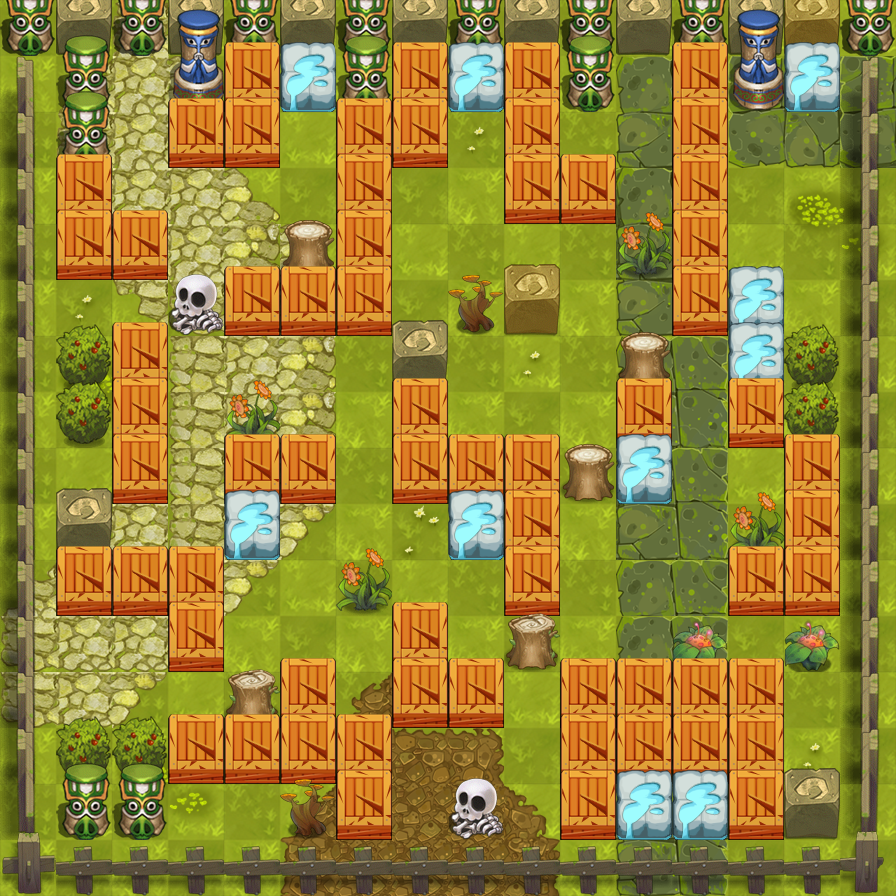

Rendered tile map (Tiled .tmx) drawn with the repository's tilesets; below, a short description and the map source with its tile grids summarised:
An orthogonal 16x16 tile map with 56x56 px tiles, 4 tile layers (collidableLayer, backgroundLayer, floor, stoneLayer), 22 tilesets and 17 objects (soldier_pos).

<map version="1.0" orientation="orthogonal" width="16" height="16" tilewidth="56" tileheight="56">
 <tileset firstgid="1" name="lv2_clmap_base" tilewidth="56" tileheight="56">
  <image source="图块资源/lv2/lv2_clmap_base.png" width="112" height="112" />
 </tileset>
 <tileset firstgid="5" name="lv2_h_wall" tilewidth="56" tileheight="172">
  <image source="图块资源/lv2/lv2_h_wall.png" width="56" height="172" />
 </tileset>
 <tileset firstgid="6" name="lv2_v_wall" tilewidth="172" tileheight="56">
  <image source="图块资源/lv2/lv2_v_wall.png" width="172" height="56" />
 </tileset>
 <tileset firstgid="7" name="meta_tiles" tilewidth="56" tileheight="56">
  <image source="图块资源/lv2/meta_tiles.png" width="112" height="56" />
  <tile id="0">
   <properties>
    <property name="move" value="false" />
   </properties>
  </tile>
  <tile id="1">
   <properties>
    <property name="move" value="true" />
   </properties>
  </tile>
 </tileset>
 <tileset firstgid="9" name="grass" tilewidth="56" tileheight="68">
  <image source="图块资源/lv2/grass.png" width="56" height="68" />
  <tile id="0">
   <properties>
    <property name="type" value="stone" />
   </properties>
  </tile>
 </tileset>
 <tileset firstgid="10" name="lv2_stone" tilewidth="56" tileheight="72">
  <image source="图块资源/lv2/lv2_stone.png" width="56" height="144" />
  <tile id="0">
   <properties>
    <property name="type" value="stone" />
   </properties>
  </tile>
  <tile id="1">
   <properties>
    <property name="type" value="stone" />
   </properties>
  </tile>
 </tileset>
 <tileset firstgid="12" name="lv2_tree" tilewidth="56" tileheight="60">
  <image source="图块资源/lv2/lv2_tree.png" width="56" height="121" />
  <tile id="0">
   <properties>
    <property name="type" value="stone" />
   </properties>
  </tile>
  <tile id="1">
   <properties>
    <property name="type" value="stone" />
   </properties>
  </tile>
 </tileset>
 <tileset firstgid="14" name="lv2_sz1" tilewidth="56" tileheight="103">
  <image source="图块资源/lv2/lv2_sz1.png" width="56" height="103" />
  <tile id="0">
   <properties>
    <property name="type" value="stone" />
   </properties>
  </tile>
 </tileset>
 <tileset firstgid="15" name="lv2_sz2" tilewidth="56" tileheight="77">
  <image source="图块资源/lv2/lv2_sz2.png" width="56" height="77" />
  <tile id="0">
   <properties>
    <property name="type" value="stone" />
   </properties>
  </tile>
 </tileset>
 <tileset firstgid="16" name="riever" tilewidth="56" tileheight="56">
  <image source="图块资源/lv2/riever.png" width="56" height="728" />
 </tileset>
 <tileset firstgid="29" name="lv2_tex2" tilewidth="56" tileheight="56">
  <image source="图块资源/lv2/lv2_tex2.png" width="560" height="560" />
 </tileset>
 <tileset firstgid="129" name="floor1" tilewidth="56" tileheight="68">
  <image source="图块资源/lv2/floor1.png" width="56" height="68" />
  <tile id="0">
   <properties>
    <property name="type" value="stone" />
   </properties>
  </tile>
 </tileset>
 <tileset firstgid="130" name="floor2" tilewidth="56" tileheight="53">
  <image source="图块资源/lv2/floor2.png" width="56" height="53" />
  <tile id="0">
   <properties>
    <property name="type" value="stone" />
   </properties>
  </tile>
 </tileset>
 <tileset firstgid="131" name="floor3" tilewidth="56" tileheight="61">
  <image source="图块资源/lv2/floor3.png" width="56" height="61" />
  <tile id="0">
   <properties>
    <property name="type" value="stone" />
   </properties>
  </tile>
 </tileset>
 <tileset firstgid="132" name="kulo" tilewidth="56" tileheight="62">
  <image source="图块资源/lv2/kulo.png" width="56" height="62" />
 </tileset>
 <tileset firstgid="133" name="nangua" tilewidth="56" tileheight="53">
  <image source="图块资源/lv2/nangua.png" width="56" height="53" />
  <tile id="0">
   <properties>
    <property name="type" value="stone" />
   </properties>
  </tile>
 </tileset>
 <tileset firstgid="134" name="tile_box" tilewidth="56" tileheight="70">
  <image source="图块资源/lv2/tile_box.png" width="112" height="70" />
  <tile id="0">
   <properties>
    <property name="type" value="stone" />
   </properties>
  </tile>
  <tile id="1">
   <properties>
    <property name="type" value="box" />
   </properties>
  </tile>
 </tileset>
 <tileset firstgid="136" name="wl1" tilewidth="56" tileheight="64">
  <image source="图块资源/lv2/wl1.png" width="56" height="64" />
  <tile id="0">
   <properties>
    <property name="type" value="stone" />
   </properties>
  </tile>
 </tileset>
 <tileset firstgid="137" name="wl2" tilewidth="56" tileheight="53">
  <image source="图块资源/lv2/wl2.png" width="56" height="53" />
  <tile id="0">
   <properties>
    <property name="type" value="stone" />
   </properties>
  </tile>
 </tileset>
 <tileset firstgid="138" name="wl3" tilewidth="44" tileheight="65">
  <image source="图块资源/lv2/wl3.png" width="44" height="65" />
  <tile id="0">
   <properties>
    <property name="type" value="stone" />
   </properties>
  </tile>
 </tileset>
 <tileset firstgid="139" name="rightwl" tilewidth="36" tileheight="112">
  <image source="图块资源/lv2/rightwl.png" width="36" height="112" />
 </tileset>
 <tileset firstgid="140" name="leftwl" tilewidth="44" tileheight="112">
  <image source="图块资源/lv2/leftwl.png" width="44" height="112" />
 </tileset>
 <layer name="collidableLayer" width="16" height="16">
  <data>[256 cells, 256 non-empty, 2 distinct tile ids]</data>
 </layer>
 <layer name="backgroundLayer" width="16" height="16">
  <data>[256 cells, 256 non-empty, 4 distinct tile ids]</data>
 </layer>
 <layer name="floor" width="16" height="16">
  <data>[256 cells, 128 non-empty, 57 distinct tile ids]</data>
 </layer>
 <layer name="stoneLayer" width="16" height="16">
  <data>[256 cells, 164 non-empty, 18 distinct tile ids]</data>
 </layer>
 <objectgroup name="soldierObjects" width="16" height="16">
  <object name="soldier_pos" x="112" y="56" width="56" height="56" />
 </objectgroup>
 <objectgroup name="enemyObject" width="16" height="16">
  <object x="336" y="448" width="56" height="56">
   <properties>
    <property name="enemyType" value="4" />
   </properties>
  </object>
  <object x="280" y="336" width="56" height="56">
   <properties>
    <property name="enemyType" value="7" />
   </properties>
  </object>
  <object x="560" y="280" width="56" height="56">
   <properties>
    <property name="enemyType" value="6" />
   </properties>
  </object>
  <object x="728" y="168" width="56" height="56">
   <properties>
    <property name="enemyType" value="4" />
   </properties>
  </object>
  <object x="448" y="560" width="56" height="56">
   <properties>
    <property name="enemyType" value="4" />
   </properties>
  </object>
  <object x="224" y="560" width="56" height="56">
   <properties>
    <property name="enemyType" value="7" />
   </properties>
  </object>
  <object x="448" y="728" width="56" height="56">
   <properties>
    <property name="enemyType" value="6" />
   </properties>
  </object>
  <object x="448" y="168" width="56" height="56">
   <properties>
    <property name="enemyType" value="5" />
   </properties>
  </object>
  <object x="672" y="448" width="56" height="56">
   <properties>
    <property name="enemyType" value="5" />
   </properties>
  </object>
  <object x="560" y="112" width="56" height="56">
   <properties>
    <property name="enemyType" value="7" />
   </properties>
  </object>
  <object x="56" y="616" width="56" height="56">
   <properties>
    <property name="enemyType" value="5" />
   </properties>
  </object>
 </objectgroup>
 <objectgroup name="groundObject" width="16" height="16">
  <object x="560" y="336" width="56" height="56">
   <properties>
    <property name="type" value="hand" />
   </properties>
  </object>
  <object x="616" y="560" width="56" height="56">
   <properties>
    <property name="type" value="hand" />
   </properties>
  </object>
  </objectgroup>
</map>
<!-- 3 of 17 objects omitted -->
